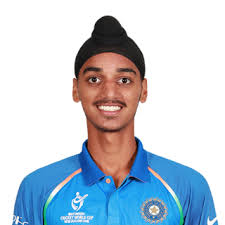
#> input picture Model/test_images/arshdeep_singh.jpeg, 225 x 225 px
$ jupyter execute --allow-errors Untitled.ipynb   (shell and % lines are left out)
#> lines starting #> are read from the running program, lines starting #| are printed output that depends on the picture; after the words box and inside, x2 and y2 are one past the last pixel; in counts of white or black regions, pixels touching at a corner belong together
[cell 1]
import numpy as np
import cv2
import matplotlib
from matplotlib import pyplot as plt

[cell 2]
img = cv2.imread('./test_images/arshdeep_singh.jpeg')
#> img is the input picture: shape (225, 225, 3); mean B, G, R 214.3, 202.4, 190.3
img.shape
#> Out = (225, 225, 3)

[cell 3]
plt.imshow(img)

[cell 4]
gray = cv2.cvtColor(img, cv2.COLOR_BGR2GRAY)
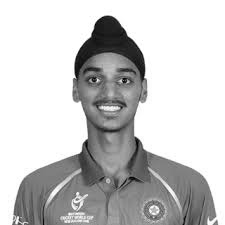
#> gray: shape (225, 225); min 0, max 255, mean 200.1
gray.shape
#> Out = (225, 225)

[cell 5]
plt.imshow(gray, cmap='gray')

[cell 6]
face_cascade = cv2.CascadeClassifier('./opencv/haarcascade_frontalface_default.xml')
eye_cascade = cv2.CascadeClassifier('./opencv/haarcascade_eye.xml')

faces = face_cascade.detectMultiScale(gray, 1.3, 5)
#> faces = [[71, 49, 78, 78]]
faces
#> Out = [[71, 49, 78, 78]]

[cell 7]
(x,y,w,h) = faces[0]
#> x = 71; y = 49; w = 78; h = 78
x,y,w,h
#> Out = (71, 49, 78, 78)

[cell 8]
face_img = cv2.rectangle(img,(x,y),(x+w,y+h),(255,0,0),2)
plt.imshow(face_img)

[cell 9]
cv2.destroyAllWindows()
face_img = img.copy()
for (x,y,w,h) in faces:
    face_img = cv2.rectangle(img,(x,y),(x+w,y+h),(255,0,0),2)
    roi_gray = gray[y:y+h, x:x+w]
    roi_color = face_img[y:y+h, x:x+w]
    eyes = eye_cascade.detectMultiScale(roi_gray)

    # Check if eyes are detected
    if len(eyes) == 0:
        print("No eyes detected in the face region.")
    else:
        print(f"Detected {len(eyes)} eye(s) in the face region.")

    for (ex,ey,ew,eh) in eyes:
        cv2.rectangle(roi_color,(ex,ey),(ex+ew,ey+eh),(0,255,0),2)
#> this loop made 1 pass
#> (x, y, w, h, eyes) on pass 1: (71, 49, 78, 78, [[11, 19, 24, 24], [41, 20, 24, 24]])
#| Detected 2 eye(s) in the face region.
#> pass 1, `roi_gray = gray[y:y+h, x:x+w]`:
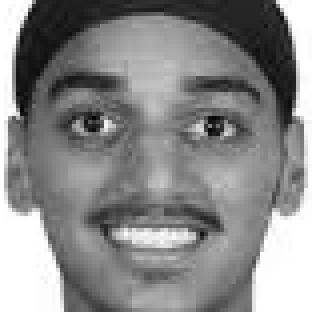
#> roi_gray: shape (78, 78) (shown 4 times larger); min 3, max 255, mean 137.2
#> pass 1, `roi_color = face_img[y:y+h, x:x+w]`:
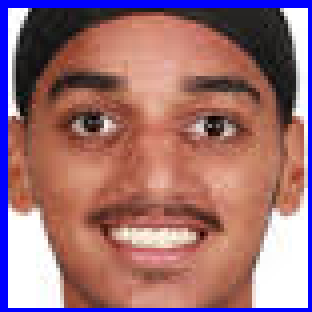
#> roi_color: shape (78, 78, 3) (shown 4 times larger); mean B, G, R 117.5, 111.8, 156.4
#> after the loop:
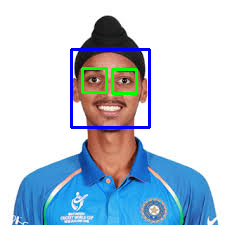
#> img: shape (225, 225, 3); mean B, G, R 214.7, 200.6, 184.8
#> after the loop:
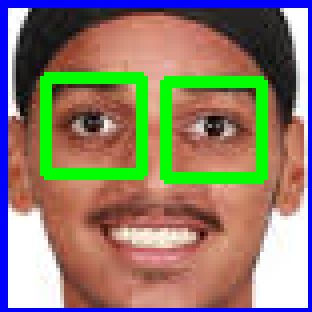
#> roi_color: shape (78, 78, 3) (shown 4 times larger); 9.34% of pixels changed, all inside (x1, y1, x2, y2) = (10, 18, 67, 46)

plt.figure()
plt.imshow(face_img, cmap='gray')
# plt.imshow(cv2.cvtColor(face_img, cv2.COLOR_BGR2RGB))
plt.show()

[cell 10]
plt.imshow(roi_color, cmap='gray')

[cell 11]
# [10 lines of commented-out code are left out]

[cell 12]
def get_cropped_image_if_2_eyes(image_path):
#> called with image_path = './test_images/arshdeep_singh.jpeg'
    img = cv2.imread(image_path)

    if img is None:
        print(f"Failed to read image at path: {image_path}")
        return []

    gray = cv2.cvtColor(img, cv2.COLOR_BGR2GRAY)
    faces = face_cascade.detectMultiScale(gray, 1.3,5)
#> faces = [[71, 49, 78, 78]]

    faces_list = []
    for (x,y,w,h) in faces:
        roi_gray = gray[y:y+h, x:x+w]
        roi_color = img[y:y+h, x:x+w]
        eyes = eye_cascade.detectMultiScale(roi_gray)
        if (len(eyes)>=2):
            faces_list.append(roi_color)
#> this loop made 1 pass
#> pass 1, in get_cropped_image_if_2_eyes, `roi_color = img[y:y+h, x:x+w]`:
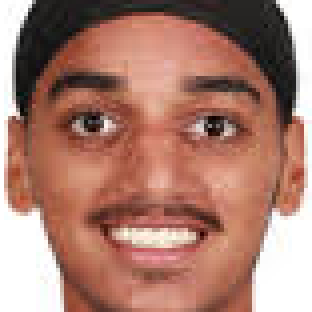
#> roi_color: shape (78, 78, 3) (shown 4 times larger); mean B, G, R 111.5, 125.2, 170.4
#> after the loop, faces_list = 1 item

    return faces_list

[cell 13]
o_img = cv2.imread('./test_images/arshdeep_singh.jpeg')
plt.imshow(o_img)

[cell 14]
cropped_img = get_cropped_image_if_2_eyes('./test_images/arshdeep_singh.jpeg')
#> cropped_img = 1 item
for c_img in cropped_img:

    plt.imshow(c_img)
#> this loop made 1 pass

[cell 15]
path_to_data = "./dataset/"
path_to_cr_data = "./dataset/cropped/"

[cell 16]
import os
img_dirs = []
#> (the rest of this cell did not finish here and is left out)

[cell 17]
img_dirs

[cell 18]
import shutil
if os.path.exists(path_to_cr_data):
    shutil.rmtree(path_to_cr_data)

os.mkdir(path_to_cr_data)

[cell 19]
cropped_img_dirs = []
cricketers_file_names_dict = {}

for img_dir in img_dirs:
    count = 1
    cricketer_name = img_dir.split('/')[-1]

    cricketers_file_names_dict[cricketer_name] = []

    for entry in os.scandir(img_dir):
        print(f"Processing file: {entry.path}")
        roi_color_list = get_cropped_image_if_2_eyes(entry.path)
        for roi_color in roi_color_list:

            if roi_color is not None:
                cropped_folder = path_to_cr_data + cricketer_name
                if not os.path.exists(cropped_folder):
                    os.makedirs(cropped_folder)
                    cropped_img_dirs.append(cropped_folder)
                    print("Generating cropped images in folder: ",cropped_folder)

                cropped_file_name = cricketer_name + str(count) + ".png"
                cropped_file_path = cropped_folder + "/" + cropped_file_name

                cv2.imwrite(cropped_file_path, roi_color)
                cricketers_file_names_dict[cricketer_name].append(cropped_file_path)
                count +=1

[cell 20]
# [21 lines of commented-out code are left out]

***PREPROCESSING: FEATURE EXTRACTION***

[cell 21]
cropped_img = np.array(roi_color)
cropped_img.shape
#> Out = (78, 78, 3)

[cell 22]
import numpy as np
import pywt
import cv2

def w2d(img, mode='haar', level=1):
#> called with mode = 'db1', level = 5
    imArray = img
    #Datatype conversions
    #convert to grayscale
    imArray = cv2.cvtColor( imArray,cv2.COLOR_RGB2GRAY )
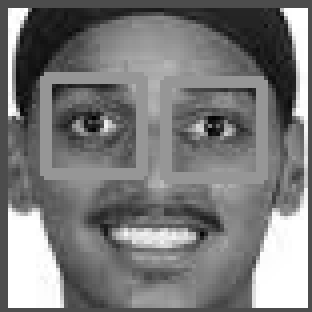
#> imArray: shape (78, 78) (shown 4 times larger); min 1, max 255, mean 122.2
    #convert to float
    imArray =  np.float32(imArray)
    imArray /= 255;
    # compute coefficients
    coeffs=pywt.wavedec2(imArray, mode, level=level)
#> coeffs = 6 items

    #Process Coefficients
    coeffs_H=list(coeffs)
#> coeffs_H = 6 items
    coeffs_H[0] *= 0;

    # reconstruction
    imArray_H=pywt.waverec2(coeffs_H, mode);
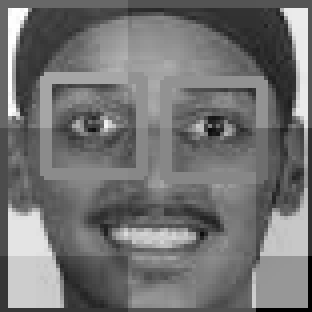
#> imArray_H: shape (78, 78) float32 (shown 4 times larger); min -0.533, max 0.65, mean 0.00222; drawn with min black and max white
    imArray_H *= 255;
    imArray_H =  np.uint8(imArray_H)
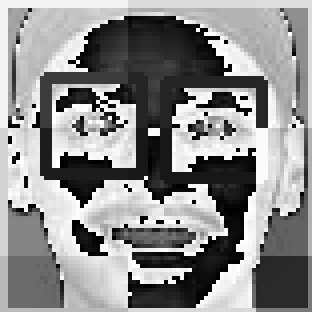
#> imArray_H: shape (78, 78) (shown 4 times larger); min 0, max 255, mean 139.6

    return imArray_H

[cell 23]
im_har = w2d(cropped_img,'db1',5)
plt.imshow(im_har, cmap='gray')

[cell 24]
class_dict = {}
count = 0
for cricketer_name in cricketers_file_names_dict.keys():
    class_dict[cricketer_name] = count
    count = count + 1
class_dict

$ run again, with Model/test_images/hardik2.jpg copied over Model/test_images/arshdeep_singh.jpeg
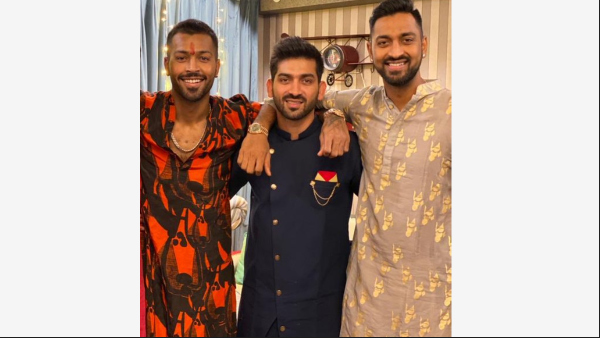
#> input picture Model/test_images/hardik2.jpg, 600 x 338 px
#> img is the input picture: shape (338, 600, 3); mean B, G, R 155, 166.1, 186
#> `faces = face_cascade.detectMultiScale(gray, 1.3, 5)`: faces = [[366, 16, 62, 62], [163, 34, 61, 61], [264, 56, 62, 62]]
#> `faces`: Out has the same summary as faces
#> `(x,y,w,h) = faces[0]`: x = 366; y = 16; w = 62
#> `x,y,w,h`: Out = (366, 16, 62, 62)
#> the loop `for (x,y,w,h) in faces:` made 3 passes
#> (x, y, w, h, eyes) on passes 1 to 3: (366, 16, 62, 62, [[7, 15, 21, 21], [30, 13, 21, 21]]), (163, 34, 61, 61, [[8, 13, 21, 21]]), (264, 56, 62, 62, [[11, 11, 22, 22]])
#> (printed output is left out)
#> after the loop `for (x,y,w,h) in faces:`:
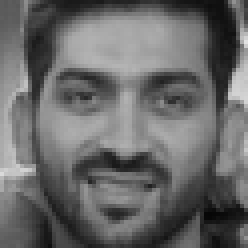
#> roi_gray: shape (62, 62) (shown 4 times larger); min 6, max 226, mean 104.4
#> the loop in get_cropped_image_if_2_eyes, `for (x,y,w,h) in faces:` made 3 passes
#> after the loop in get_cropped_image_if_2_eyes, `for (x,y,w,h) in faces:`: faces_list = 1 item
#> the loop `for c_img in cropped_img: ` made 1 pass
#> coeffs = 6 items
#> in w2d, `imArray_H =  np.uint8(imArray_H)`:
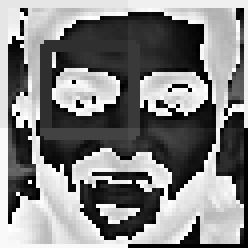
#> imArray_H: shape (62, 62) (shown 4 times larger); min 0, max 255, mean 129.2
